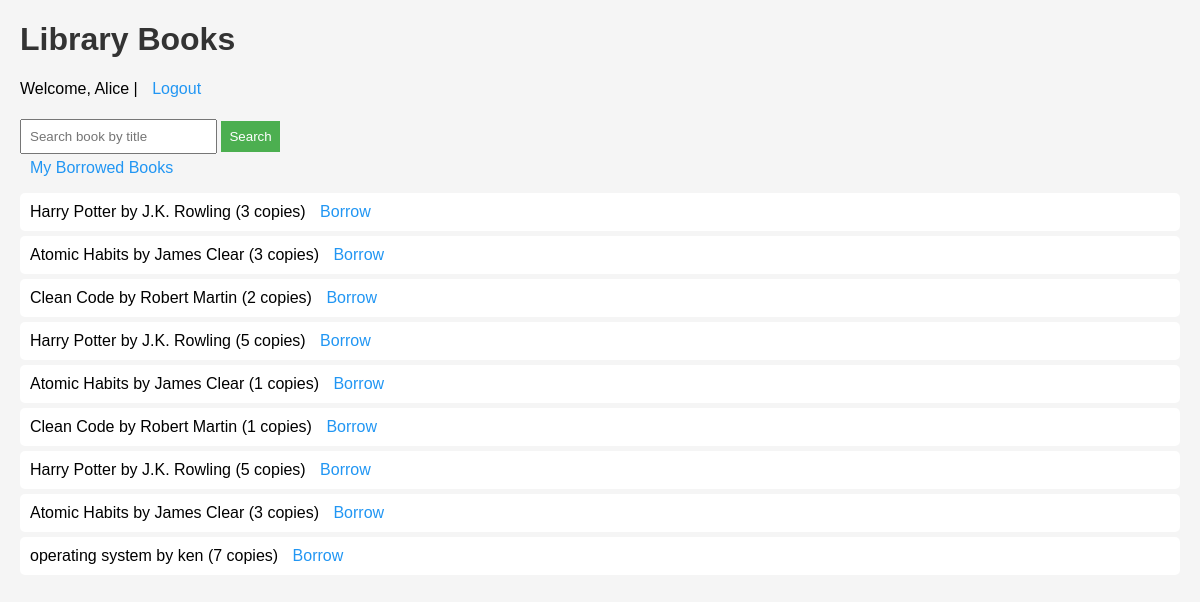
The page / (signed in) on the database its author committed.
### tables this page shows
CREATE TABLE users (
    id INTEGER PRIMARY KEY AUTOINCREMENT,
    name TEXT,
    role TEXT,
    email TEXT
);

CREATE TABLE books (
    id INTEGER PRIMARY KEY AUTOINCREMENT,
    title TEXT,
    author TEXT,
    copies INTEGER,
    genre TEXT
);

### app.py (the view)
@app.route('/')
def home():
    user_id = get_current_user()
    if not user_id:
        return redirect(url_for('login'))
    books = get_books()
    return render_template('index.html', books=books)

### app.py (called while the page is built)
def get_current_user():
    return session.get('user_id')

def is_admin():
    user_id = get_current_user()
    if not user_id:
        return False
    conn = sqlite3.connect('library.db')
    cursor = conn.cursor()
    cursor.execute("SELECT role FROM users WHERE id=?", (user_id,))
    role = cursor.fetchone()[0]
    conn.close()
    return role == "admin"

@app.context_processor
def inject_helpers():
    return dict(is_admin=is_admin, session=session)

def get_books(search_query=None):
    conn = sqlite3.connect('library.db')
    cursor = conn.cursor()
    if search_query:
        cursor.execute("SELECT * FROM books WHERE title LIKE ?", ('%' + search_query + '%',))
    else:
        cursor.execute("SELECT * FROM books")
    books = cursor.fetchall()
    conn.close()
    return books

### templates/index.html (shortened to what this page needs)
<!DOCTYPE html>
<html>
<head>
    <link rel="stylesheet" href="{{ url_for('static', filename='style.css') }}">
</head>
<body>
    <h1>Library Books</h1>
    <p>Welcome, {{ session.user_name }} | <a href="/logout">Logout</a></p>
    <form method="POST" action="/search">
        <input type="text" name="query" placeholder="Search book by title">
        <button type="submit">Search</button>
    </form>
    <a href="/mybooks">My Borrowed Books</a>
    <ul>
        {% for book in books %}
        <li>
            {{ book[1] }} by {{ book[2] }} ({{ book[3] }} copies)
            {% if book[3] > 0 %}
            <a href="/borrow/{{ book[0] }}">Borrow</a>
            {% else %}
            <span>Not available</span>
            {% endif %}
        </li>
        {% endfor %}
    </ul>
</body>
</html>

### static/style.css (style rules this page uses)
body { font-family: Arial, sans-serif; margin: 20px; background-color: #f5f5f5; }
h1 { color: #333; }
form input, form button { padding: 8px; margin: 5px 0; }
form button { cursor: pointer; background-color: #4CAF50; color: white; border: none; }
ul { list-style-type: none; padding: 0; }
li { background: #fff; margin: 5px 0; padding: 10px; border-radius: 5px; }
a { margin-left: 10px; text-decoration: none; color: #2196F3; }

### rows shown on the page
users: user_name "Alice"
books: title "Harry Potter", author "J.K. Rowling", copies "3"
books: title "Atomic Habits", author "James Clear", copies "3"
books: title "Clean Code", author "Robert Martin", copies "2"
books: title "Harry Potter", author "J.K. Rowling", copies "5"
books: title "Atomic Habits", author "James Clear", copies "1"
books: title "Clean Code", author "Robert Martin", copies "1"
books: title "Harry Potter", author "J.K. Rowling", copies "5"
books: title "Atomic Habits", author "James Clear", copies "3"
books: title "operating system", author "ken", copies "7"
